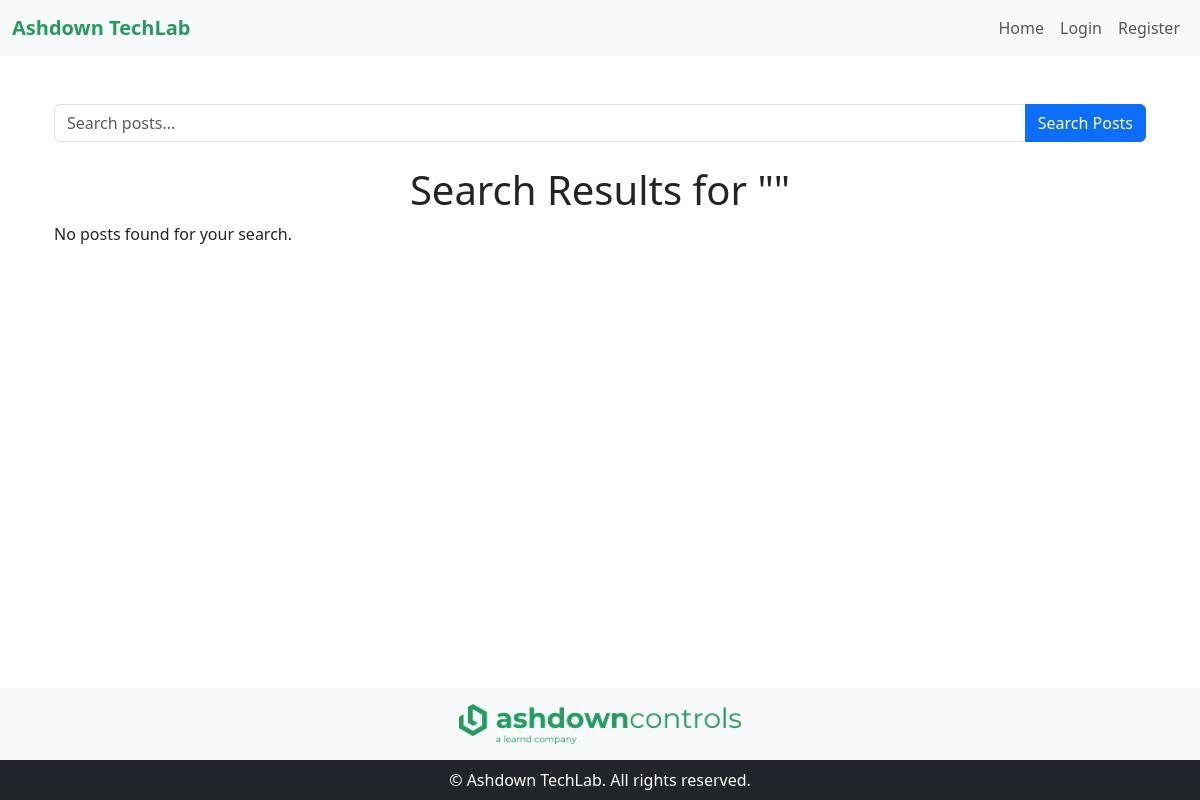
Before: /search with the older database file.
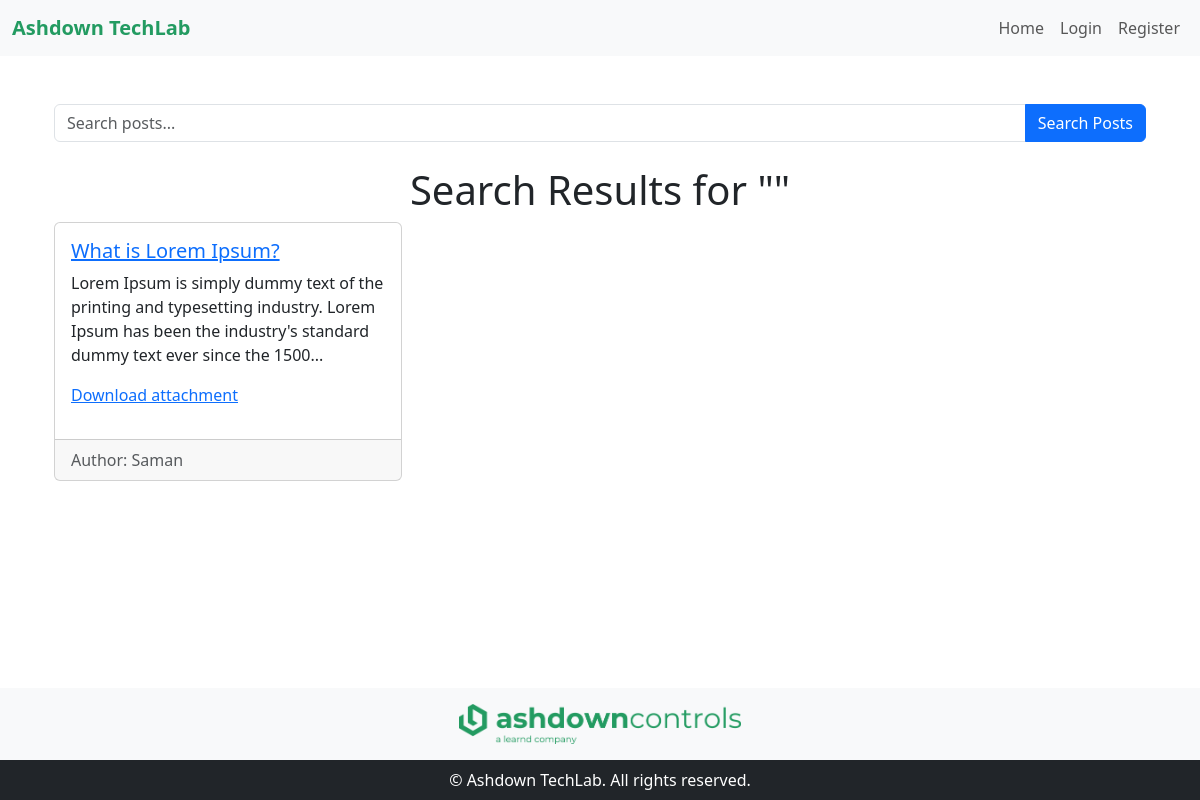
After: the same page with the newer database file.
### tables this page shows
CREATE TABLE posts (
            id INTEGER PRIMARY KEY AUTOINCREMENT,
            title TEXT NOT NULL,
            content TEXT NOT NULL,
            author TEXT NOT NULL,
            filename TEXT,
            show_author BOOLEAN DEFAULT 0,
            created_at TIMESTAMP DEFAULT CURRENT_TIMESTAMP
        );

### app.py (the view)
@app.route('/search', methods=['GET'])
def search():
    query = request.args.get('query', '')  # Get the search query from the URL
    conn = get_db_connection()
    posts = conn.execute(
        'SELECT * FROM posts WHERE title LIKE ? OR content LIKE ?',
        (f'%{query}%', f'%{query}%')
    ).fetchall()
    conn.close()
    return render_template('posts.html', posts=posts, query=query)

### app.py (called while the page is built)
def get_db_connection():
    conn = sqlite3.connect('site.db')
    conn.row_factory = sqlite3.Row  # Allows us to access columns by name
    return conn

### templates/posts.html (shortened to what this page needs)
{% extends "base.html" %}
{% block content %}
<div class="container">
        <form action="{{ url_for('search') }}" method="get" class="mb-4">
            <div class="input-group mb-3">
                <input type="text" name="query" class="form-control" placeholder="Search posts..." required>
                <button type="submit" class="btn btn-primary">Search Posts</button>
            </div>
        </form>
    </div>
    <h1 class="text-center">Search Results for "{{ query }}"</h1>
    <div class="container">
        {% if posts %}
            <div class="row">
                {% for post in posts %}
                    <div class="col-md-6 col-lg-4 mb-4">
                        <div class="card h-100">
                            <div class="card-body">
                                <h5 class="card-title">
                                    <a href="{{ url_for('post_detail', post_id=post.id) }}">{{ post.title | e }}</a>
                                </h5>
                                <p class="card-text">{{ post.content[:150] | e }}...</p>
                                {% if post.filename %}
                                    <p><a href="{{ url_for('static', filename='uploads/' ~ post.filename) }}" download>Download attachment</a></p>
                                {% endif %}
                            </div>
                            <div class="card-footer text-muted">
                                {% if post.show_author %}
                                    Author: {{ post.author | e }}
                                {% else %}
                                    Author: Anonymous
                                {% endif %}
                            </div>
                        </div>
                    </div>
                {% endfor %}
            </div>
        {% else %}
            <p>No posts found for your search.</p>
        {% endif %}
    </div>
{% endblock %}

Changed rows visible on the page:
added posts: title "What is Lorem Ipsum?", content "Lorem Ipsum is simply dummy text of the printing and typesetting industry. Lorem Ipsum has been the industry's standard dummy text ever since the 1500", author "Saman"
Other visible differences:
text no longer shown: "No posts found for your search."
